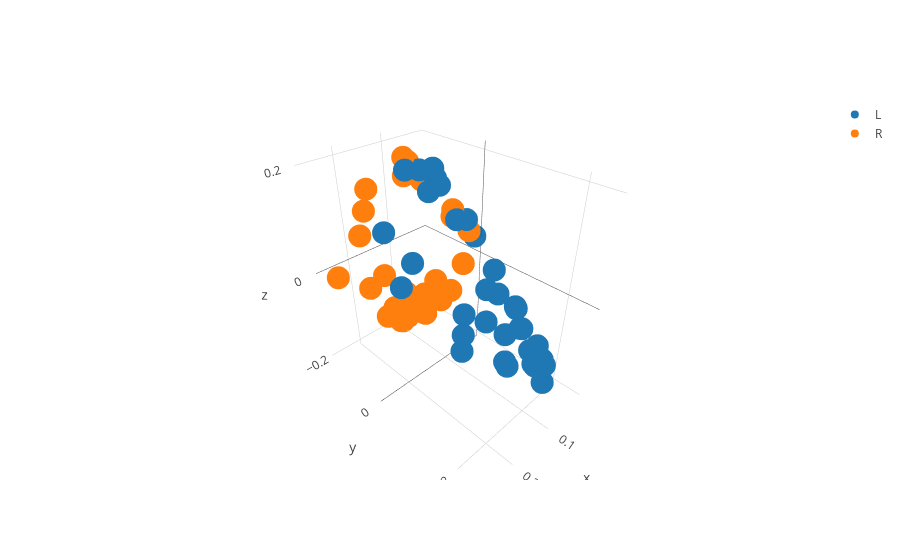

Notebook code cell kept with this figure:
### Code cell
# Plot by hemispheres
plot_3d(vertex_features, hemispheres)
